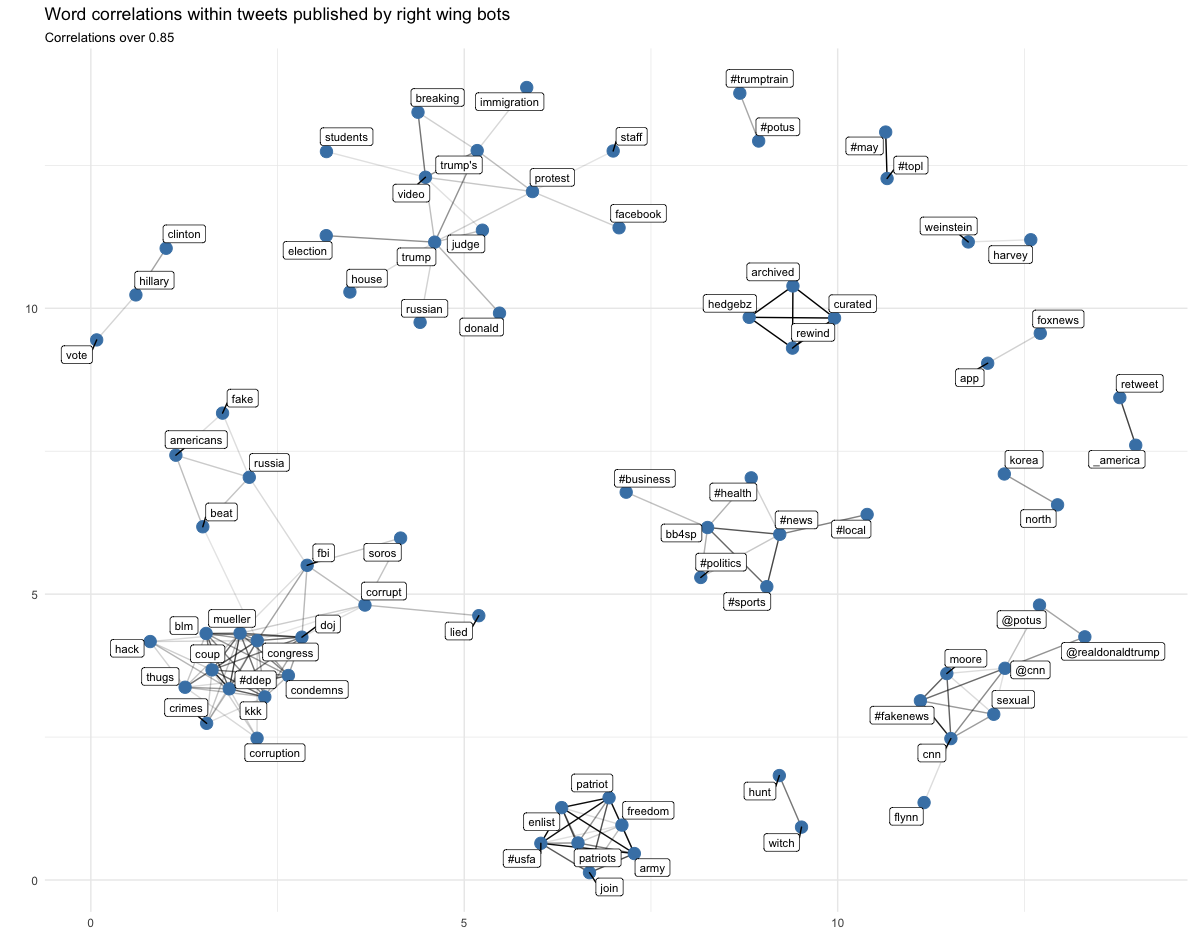

This chart was generated by the following R code:
remove(list = ls())
options(stringsAsFactors = FALSE)
options(scipen = 999)

setwd("/Users/harrocyranka/Desktop/rviz/tidy_tuesday_week_20/")
library(tidyverse);library(tidytext)
csv_files <- grep("\\.csv",list.files(), value = TRUE)

set.seed(4)
x <- bind_rows(lapply(csv_files, function(i) read_csv(i)))

set.seed(5)
right_sample <- x %>% filter(account_type %in% c("right","Right") & language == "English") %>%
  sample_n(20000) %>% mutate(content = rtweet::plain_tweets(content))

##Convert into Tidy Text
replace_reg <- "https://t.co/[A-Za-z\\d]+|http://[A-Za-z\\d]+|&amp;|&lt;|&gt;|RT|https"
unnest_reg <- "([^A-Za-z_\\d#@']|'(?![A-Za-z_\\d#@]))"

tidy_tweets <- right_sample %>% mutate(text = content) %>%
  select(author, text) %>% mutate(text = str_replace_all(text, replace_reg, "")) %>%
  unnest_tokens(word, text, token = "regex",pattern = unnest_reg) %>% filter(!word %in% stop_words$word,
                                                                             str_detect(word,"[a-z]"))
##Get Correlations
library(tidyr)
library(gtools)
library(stringr)
library(igraph)
library(ggraph)
library(widyr)

word_cors <- tidy_tweets%>% group_by(word) %>% filter(n() >= 30) %>% pairwise_cor(word, author, sort = TRUE)
word_cors <- word_cors %>% mutate(to_filter = as.numeric(row.names(word_cors)) %%2) %>% filter(to_filter == 0) %>% mutate(to_filter = NULL)


set.seed(5)
word_cors %>% ungroup() %>%
  filter(item1 !="debalwaystrump") %>%
  filter(item2 !="debalwaystrump") %>%
  filter(correlation> .85) %>%
  graph_from_data_frame() %>%
  ggraph(layout = "fr") +
  geom_edge_link(aes(edge_alpha = correlation), show.legend = FALSE) +
  geom_node_point(color = "steelblue", size = 4) +
  geom_node_label(aes(label = name), repel = TRUE, size = 3) +
  theme_minimal() + labs(title ="Word correlations within tweets published by right wing bots", y = "", x= "",
                         subtitle = "Correlations over 0.85")

##
word_cors %>% filter(item1 %in% c("trump","army", "cnn","congress")) %>%
  group_by(item1) %>% filter(item2!="trump's") %>% 
  filter(item2 !="debalwaystrump") %>%
  top_n(10) %>% ungroup() %>%
  filter(item2!="video") %>%
  mutate(item2 = reorder(item2, correlation)) %>%
  ggplot(aes(item2, correlation, fill = item1)) + geom_bar(stat = "identity", show.legend = FALSE) + facet_wrap(~item1, scales = "free") + coord_flip() + 
  labs(y = "Correlation", x = "Word", title = "Top correlations for selected words",
       subtitle = "Data for right wing bots") + theme_bw()

##Get related words
army_words <- word_cors %>% filter(item1 %in% c("army")) %>%
  filter(item2!="return") %>%
  group_by(item1) %>% top_n(10) %>%
  pull(item2) %>% append("army")

congress_words <- word_cors %>% filter(item1 %in% c("congress")) %>%
  filter(item2 !="debalwaystrump") %>%
  group_by(item1) %>% top_n(10) %>%
  pull(item2) %>% append("congress")

trump_words <- word_cors %>% filter(item1 %in% c("trump")) %>%
  filter(item2!="trump's") %>%
  group_by(item1) %>% top_n(10) %>%
  pull(item2) %>% append("trump")

#
##search for term function
search_term <- function(word, data_frame){
  x <- data_frame
  k <- x[grep(word, x$content),] %>%
    dplyr::select(content, publish_date)
  print(paste0("Retrieved ",word))
  return(k)
}

##
library(lubridate)
list_1 <- lapply(1:length(army_words), function(i)search_term(army_words[i], x %>% filter(account_type %in% c("right", "Right"))))
army_df <- bind_rows(list_1) %>% unique()

army_by_month <- army_df %>% mutate(publish_date = mdy_hm(publish_date)) %>%
  mutate(month_year = floor_date(publish_date,unit = "month")) %>%
  group_by(month_year) %>% summarise(total = n()) %>%
  arrange(month_year) %>% mutate(group = "Army Words")

##Searching for Congress
list_2 <- lapply(1:length(congress_words), function(i)search_term(congress_words[i], x %>% filter(account_type %in% c("right", "Right"))))
congress_df <- bind_rows(list_2) %>% unique()


congress_by_month <- congress_df %>% mutate(publish_date = mdy_hm(publish_date)) %>%
  mutate(month_year = floor_date(publish_date,unit = "month")) %>%
  group_by(month_year) %>% summarise(total = n()) %>%
  arrange(month_year) %>% mutate(group = "Congress Words")

##Searching for DJT words
list_3 <- lapply(1:length(trump_words), function(i)search_term(trump_words[i], x %>% filter(account_type %in% c("right", "Right"))))
djt_df <- bind_rows(list_3) %>% unique()


djt_by_month <- djt_df %>% mutate(publish_date = mdy_hm(publish_date)) %>%
  mutate(month_year = floor_date(publish_date,unit = "month")) %>%
  group_by(month_year) %>% summarise(total = n()) %>%
  arrange(month_year) %>% mutate(group = "Trump Words")


##
bind_rows(army_by_month, congress_by_month, djt_by_month) %>%
  filter(month_year > ymd("2014-01-01")) %>%
  ggplot(aes(month_year, y = total, color = group)) + geom_line(size = 0.5, show.legend = FALSE) + theme_bw() +
  #geom_point(aes(x = get_date, y = value),color = "black", data = djt_dates) + 
  #geom_label(aes(x = get_date, y = value, label = my_label),color = "black",data = djt_dates, size = 3, alpha = 0.5) + 
  #geom_label(aes(x = get_date, y = value, label = my_label),color = "black",data = blm_dates, size = 3, alpha = 0.5) + 
  facet_wrap(~group) + 
  labs(x = "Time", y = "Total",
       title = "Total tweets containing groups of selected keywords",
       subtitle = "Data for right wing bots - Data aggregated monthly")
